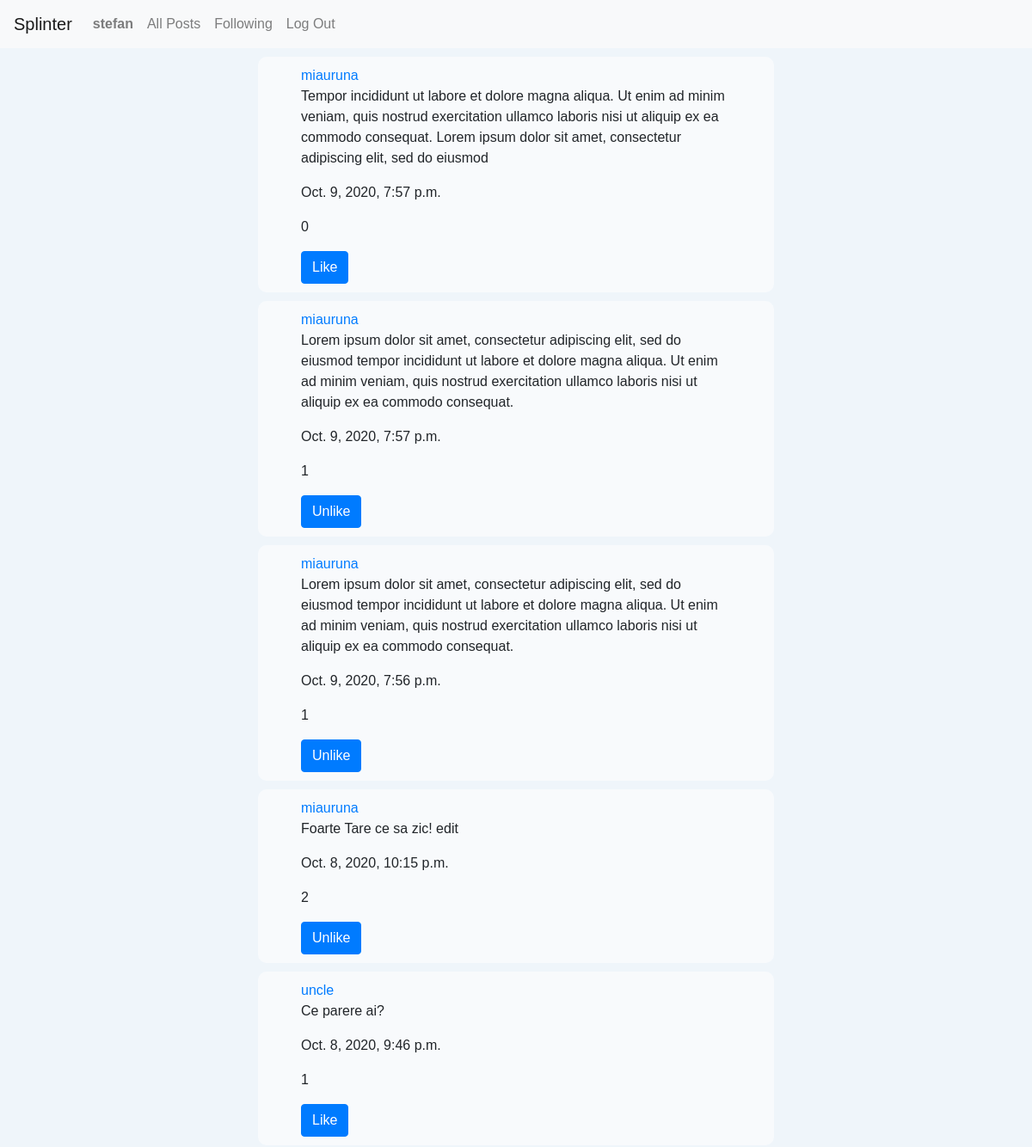
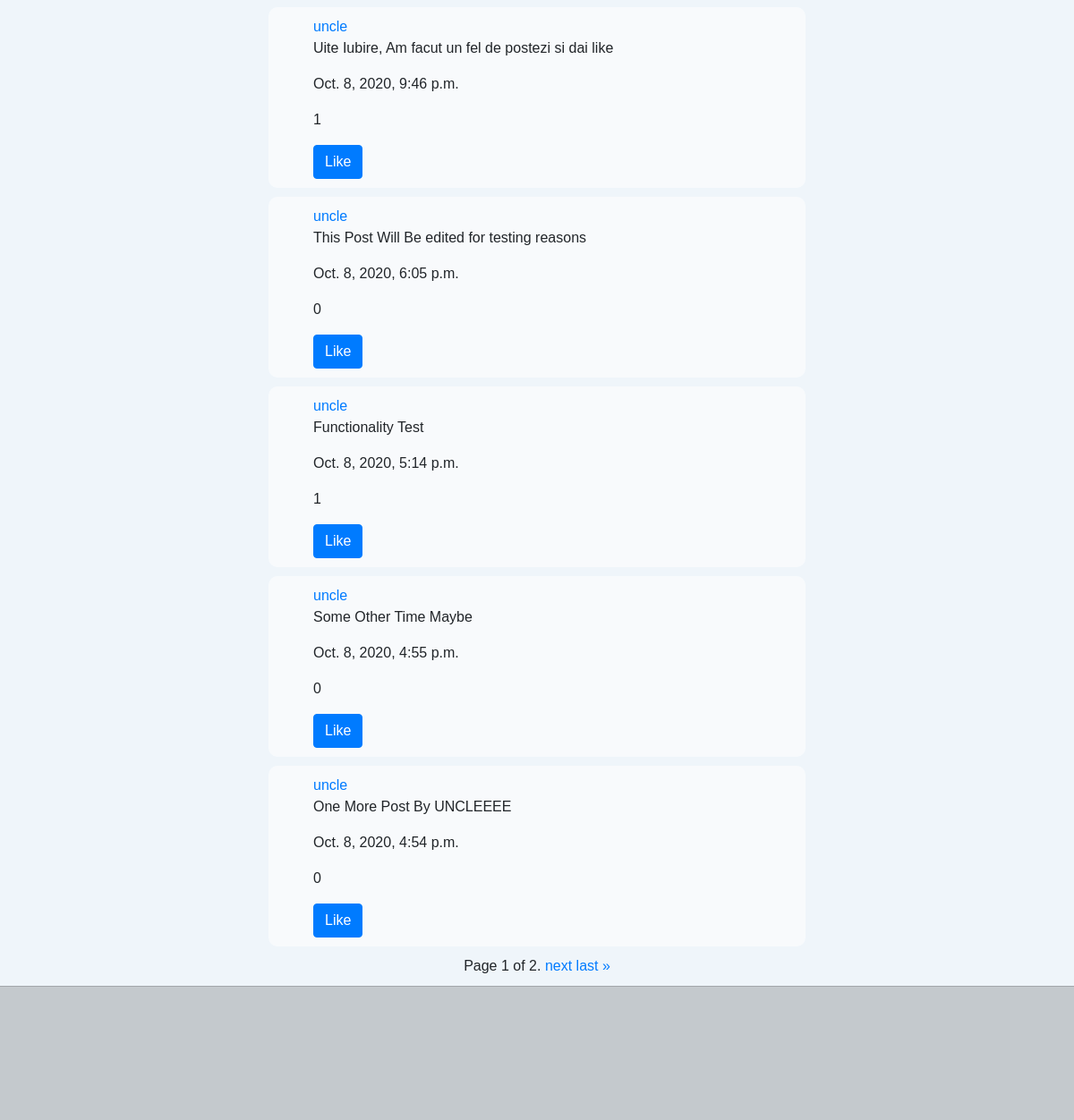
The app's page /following/ (signed in) with its own data (2 pictures, top to bottom).
### network/models.py (models this page shows, shortened)
class User(AbstractUser):
    pass

class Post(models.Model):
    user = models.ForeignKey(settings.AUTH_USER_MODEL, on_delete=models.CASCADE, related_name="posts")
    content = models.CharField(max_length = 256)
    date_added = models.DateTimeField(auto_now_add=True)
    edited = models.BooleanField(default=False)
    like = models.ManyToManyField(User, blank=True, related_name="likes")

### network/views.py (the view)
# urls.py: path("following/", views.following_view, name="following_view"),
def following_view(request):
    current_user = request.user
    users_followed = Profile.objects.get(user=current_user).following.all()
    posts_list = Post.objects.filter(user__in=users_followed).order_by('-date_added')
    paginator = Paginator(posts_list, 10)
    page_number = request.GET.get('page')
    page_obj = paginator.get_page(page_number)
    context = {
        "page_obj": page_obj,
    }
    return render(request, "network/following.html", context)

### network/templates/network/following.html (shortened to what this page needs)
{% extends "network/layout.html" %}
{% load static %}
{% block body %}
    {% for post in page_obj %}
        <div class="post-container">
            <a href="{% url 'display_profile_view' post.user.id %}">{{ post.user.username }}</a>
            <p>{{ post.content }}</p>
            <p>{{ post.date_added }}</p>
            <p id="like_count_{{ post.id }}">{{ post.like.count }}</p>
            {% if user.is_authenticated and request.user != post.user %}
                <button id="like_button_{{ post.id }}" class="liked btn btn-primary" data-post_id="{{ post.id }}">
                    {% if request.user in post.like.all %}
                        Unlike
                    {% else %}
                        Like
                    {% endif %}
                </button>
            {% endif %}
        </div>
    {% endfor %}
    <div class="pagination">
        <span class="step-links">
            <span class="current">
                Page {{ page_obj.number }} of {{ page_obj.paginator.num_pages }}.
            </span>
            {% if page_obj.has_next %}
                <a href="?page={{ page_obj.next_page_number }}">next</a>
                <a href="?page={{ page_obj.paginator.num_pages }}">last &raquo;</a>
            {% endif %}
        </span>
    </div>
{% endblock %}

### network/templates/network/layout.html (shortened to what this page needs)
{% load static %}
<!DOCTYPE html>
<html lang="en">
    <head>
        <link rel="stylesheet" href="https://stackpath.bootstrapcdn.com/bootstrap/4.4.1/css/bootstrap.min.css">
        <link href="{% static 'network/styles.css' %}" rel="stylesheet">
        <link rel="stylesheet" href="https://use.fontawesome.com/releases/v5.15.1/css/all.css">
    </head>
    <body>
        <nav class="navbar navbar-expand-lg navbar-light bg-light">
            <a class="navbar-brand" href="{% url 'index' %}">Splinter</a>
            <div class="navigation">
              <ul class="navbar-nav mr-auto">
                {% if user.is_authenticated %}
                    <li class="nav-item">
                        <a class="nav-link" href="{% url 'display_profile_view' user.id %}"><strong>{{ user.username }}</strong></a>
                    </li>
                {% endif %}
                <li class="nav-item">
                  <a class="nav-link" href="{% url 'index' %}">All Posts</a>
                </li>
                {% if user.is_authenticated %}
                    <li class="nav-item">
                        <a class="nav-link" href="{% url 'following_view' %}">Following</a>
                    </li>
                    <li class="nav-item">
                        <a class="nav-link" href="{% url 'logout' %}">Log Out</a>
                    </li>
                {% endif %}
              </ul>
            </div>
          </nav>
        <div class="body">
            {% block body %}
            {% endblock %}
        </div>
        <footer>
        </footer>
    </body>
</html>

### network/static/network/styles.css (style rules this page uses)
* { box-sizing:border-box; }
body { box-sizing:border-box; font-family: sans-serif; background-color: #64a6d11a; }
footer { height: 150px; background-color: #0000002e; text-align: center; margin-top: 10px; border-top: 1px solid #0000002b; }
.post-container { padding:10px; background-color:#ffffff91; border-radius: 10px; padding: 10px 50px; width:50%; margin: 10px auto; }
.liked { display:inline; }
.pagination { justify-content:center; }

### records on screen
User: username "stefan"
Post: user.username "miauruna", content "Tempor incididunt ut labore et dolore magna aliqua. Ut enim ad minim veniam, quis nostrud exercitation ullamco laboris nisi ut aliquip ex ea commodo consequat. Lorem ipsum dolor sit amet, consectetur adipiscing elit, sed do eiusmod", date_added "Oct. 9, 2020, 7:57 p.m.", like.count "0", shows "Like"
Post: user.username "miauruna", content "Lorem ipsum dolor sit amet, consectetur adipiscing elit, sed do eiusmod tempor incididunt ut labore et dolore magna aliqua. Ut enim ad minim veniam, quis nostrud exercitation ullamco laboris nisi ut aliquip ex ea commodo consequat.", date_added "Oct. 9, 2020, 7:57 p.m.", like.count "1", shows "Unlike"
Post: user.username "miauruna", content "Lorem ipsum dolor sit amet, consectetur adipiscing elit, sed do eiusmod tempor incididunt ut labore et dolore magna aliqua. Ut enim ad minim veniam, quis nostrud exercitation ullamco laboris nisi ut aliquip ex ea commodo consequat.", date_added "Oct. 9, 2020, 7:56 p.m.", like.count "1", shows "Unlike"
Post: user.username "miauruna", content "Foarte Tare ce sa zic! edit", date_added "Oct. 8, 2020, 10:15 p.m.", like.count "2", shows "Unlike"
Post: user.username "uncle", content "Ce parere ai?", date_added "Oct. 8, 2020, 9:46 p.m.", like.count "1", shows "Like"
Post: user.username "uncle", content "Uite Iubire, Am facut un fel de postezi si dai like", date_added "Oct. 8, 2020, 9:46 p.m.", like.count "1", shows "Like"
Post: user.username "uncle", content "This Post Will Be edited for testing reasons", date_added "Oct. 8, 2020, 6:05 p.m.", like.count "0", shows "Like"
Post: user.username "uncle", content "Functionality Test", date_added "Oct. 8, 2020, 5:14 p.m.", like.count "1", shows "Like"
Post: user.username "uncle", content "Some Other Time Maybe", date_added "Oct. 8, 2020, 4:55 p.m.", like.count "0", shows "Like"
Post: user.username "uncle", content "One More Post By UNCLEEEE", date_added "Oct. 8, 2020, 4:54 p.m.", like.count "0", shows "Like"

### other values on screen
{{ page_obj.number }} "1"
{{ page_obj.paginator.num_pages }} "2"
